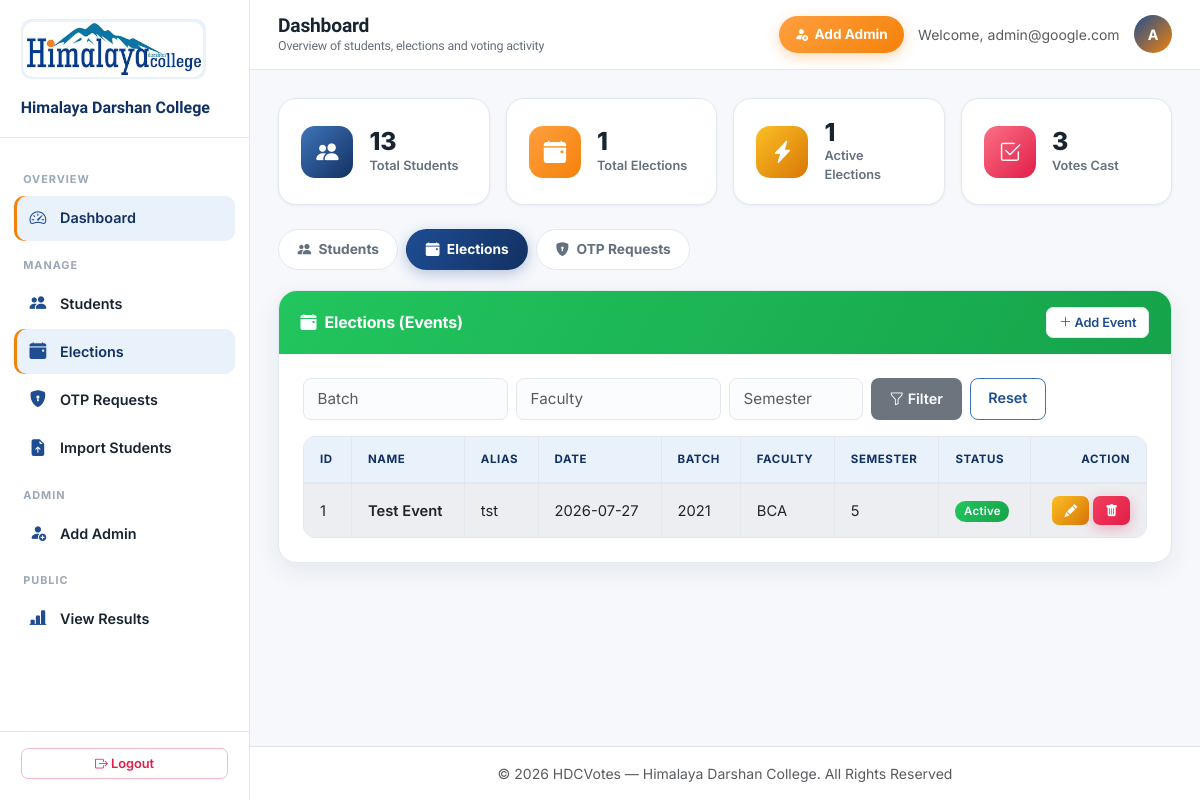
The app's page /Admin/home.php?section=events (signed in) with its own data.
### tables this page shows
CREATE TABLE `election` (
  `election_id` int(11) NOT NULL,
  `election_name` varchar(100) NOT NULL,
  `alias` varchar(50) DEFAULT NULL,
  `election_date` date NOT NULL,
  `election_batch` varchar(20) NOT NULL,
  `election_faculty` varchar(50) NOT NULL,
  `election_semester` int(11) NOT NULL CHECK (`election_semester` between 1 and 8),
  `election_status` varchar(20) DEFAULT 'upcoming'
);

### Admin/events.php (the view, shortened to what this page needs)
<?php
require_once '../Database/db_connect.php';
$batch = $_GET['batch'] ?? '';
$faculty = $_GET['faculty'] ?? '';
$semester = $_GET['semester'] ?? '';
$sql = "SELECT * FROM election WHERE 1=1";
$result = $conn->query($sql);
function statusBadge($status) {
    $map = ['active' => 'success', 'upcoming' => 'warning', 'closed' => 'secondary'];
    $cls = $map[$status] ?? 'secondary';
    return "<span class=\"badge bg-$cls\">" . ucfirst(htmlspecialchars($status)) . "</span>";
}
?>
<div class="card shadow">
    <div class="card-header bg-success text-white d-flex justify-content-between align-items-center flex-wrap gap-2">
        <span><i class="bi bi-calendar-event-fill me-2"></i>Elections (Events)</span>
        <a href="add_event.php" class="btn btn-sm btn-light"><i class="bi bi-plus-lg"></i> Add Event</a>
    </div>
    <div class="card-body">
        <form method="GET" action="home.php" class="row g-2 mb-3">
            <div class="col-md-3"><input type="text" name="batch" class="form-control" placeholder="Batch" value="<?= htmlspecialchars($batch) ?>"></div>
            <div class="col-md-3"><input type="text" name="faculty" class="form-control" placeholder="Faculty" value="<?= htmlspecialchars($faculty) ?>"></div>
            <div class="col-md-2"><input type="number" name="semester" class="form-control" placeholder="Semester" value="<?= htmlspecialchars($semester) ?>"></div>
            <div class="col-md-4 d-flex gap-2">
                <button type="submit" class="btn btn-secondary"><i class="bi bi-funnel"></i> Filter</button>
                <a href="home.php?section=events" class="btn btn-outline-secondary">Reset</a>
            </div>
        </form>
        <div class="table-responsive">
        <table class="table table-bordered table-striped table-hover align-middle">
            <thead><tr><th>ID</th><th>Name</th><th>Alias</th><th>Date</th><th>Batch</th><th>Faculty</th><th>Semester</th><th>Status</th><th class="text-end">Action</th></tr></thead>
            <tbody>
            <?php if ($result && $result->num_rows > 0): ?>
                <?php while($row = $result->fetch_assoc()): ?>
                <tr>
                    <td><?= $row['election_id'] ?></td>
                    <td class="fw-semibold"><?= htmlspecialchars($row['election_name']) ?></td>
                    <td><?= htmlspecialchars($row['alias']) ?></td>
                    <td><?= htmlspecialchars($row['election_date']) ?></td>
                    <td><?= htmlspecialchars($row['election_batch']) ?></td>
                    <td><?= htmlspecialchars($row['election_faculty']) ?></td>
                    <td><?= $row['election_semester'] ?></td>
                    <td><?= statusBadge($row['election_status']) ?></td>
                    <td class="text-end">
                        <div class="d-flex gap-1 justify-content-end flex-wrap">
                            <a href="edit_event.php?id=<?= $row['election_id'] ?>" class="btn btn-sm btn-warning" title="Edit"><i class="bi bi-pencil-fill"></i></a>
                            <a href="delete_event.php?id=<?= $row['election_id'] ?>" class="btn btn-sm btn-danger" title="Delete" onclick="return confirm('Delete this election?')"><i class="bi bi-trash-fill"></i></a>
                        </div>
                    </td>
                </tr>
                <?php endwhile; ?>
            <?php else: ?>
                <tr><td colspan="9" class="text-center text-muted py-4"><i class="bi bi-inbox display-6 d-block mb-2"></i>No elections found.</td></tr>
            <?php endif; ?>
            </tbody>
        </table>
        </div>
    </div>
</div>

### assets/css/custom.css (style rules this page uses)
:root { --primary:#ffffff; --primary-tint:#f6f8fc; --primary-shade:#eef1f6; --secondary:#1e4d92; --secondary-dark:#123163; --secondary-light:#3f74b8; --secondary-soft:#e9f1fb; --tertiary:#f4820a; --tertiary-dark:#c96600; --tertiary-light:#ff9f3f; --tertiary-soft:#fff1e0; --success:#16a34a; --danger:#e11d48; --warning:#d97706; --primary-brand:var(--secondary); --primary-dark:var(--secondary-dark); --primary-light:var(--secondary-light); --accent:var(--tertiary); --ink:#182531; --muted:#63707d; --border:#e3e8f0; --bg:var(--primary-tint); --card:var(--primary); --sidebar-from:#ffffff; --sidebar-to:#ffffff; --radius-lg:18px; --radius-md:12px; --radius-sm:8px; --shadow-sm:0 1px 3px rgba(24,37,49,0.06); --shadow-md:0 8px 24px rgba(24,37,49,0.08); --shadow-lg:0 20px 50px rgba(24,37,49,0.16); }
* { box-sizing:border-box; }
html, body { background:var(--bg); color:var(--ink); font-family:'Inter','Plus Jakarta Sans',-apple-system,BlinkMacSystemFont,sans-serif; -webkit-font-smoothing:antialiased; }
a { color:var(--secondary); text-decoration:none; }
.btn { border-radius:var(--radius-sm); font-weight:600; font-size:0.9rem; padding:0.5rem 1.1rem; transition:all .18s ease; border:1px solid transparent; }
.btn-sm { border-radius:7px; padding:0.32rem 0.75rem; font-size:0.8rem; }
.btn-danger { background:linear-gradient(135deg,#f43f5e,var(--danger)); border:none; box-shadow:0 4px 14px rgba(225,29,72,0.3); }
.btn-warning { background:linear-gradient(135deg,#fbbf24,var(--warning)); border:none; color:#fff; }
.btn-secondary, .btn-outline-secondary { border-radius:var(--radius-sm); }
.btn-outline-secondary { color:var(--secondary); border-color:var(--secondary-light); }
.btn-light { background:#fff; color:var(--secondary); border:1px solid var(--border); }
.card { border:1px solid var(--border); border-radius:var(--radius-lg); box-shadow:var(--shadow-sm); background:var(--card); }
.card-header { border-radius:var(--radius-lg) var(--radius-lg) 0 0 !important; border-bottom:none; font-weight:700; padding:1rem 1.35rem; letter-spacing:-0.01em; }
.card-header.bg-success { background:linear-gradient(120deg,#22c55e,var(--success)) !important; }
.card-body { padding:1.5rem; }
.card.shadow { box-shadow:var(--shadow-md) !important; }
.form-control, .form-select { border-radius:var(--radius-sm); border:1.5px solid var(--border); padding:0.55rem 0.85rem; font-size:0.95rem; transition:all .15s ease; background:#fbfcfe; }
.table { margin-bottom:0; }
.table thead th { background:var(--secondary-soft); color:var(--secondary-dark); font-size:0.72rem; text-transform:uppercase; letter-spacing:.05em; font-weight:700; border-bottom:2px solid var(--border); padding:0.85rem 1rem; white-space:nowrap; }
.table td { padding:0.75rem 1rem; vertical-align:middle; border-color:var(--border); font-size:0.92rem; }
.table-striped>tbody>tr:nth-of-type(odd)>* { background-color:#fafbfe; }
.table-bordered { border-color:var(--border); }
.table-responsive { border-radius:var(--radius-md); }
.badge { font-weight:600; padding:0.4em 0.75em; border-radius:30px; font-size:0.72rem; letter-spacing:.02em; }
.bg-success { background:linear-gradient(120deg,#22c55e,var(--success)) !important; }

### records on screen
election: election_id "1", election_name "Test Event", alias "tst", election_date "2026-07-27", election_batch "2021", election_faculty "BCA", election_semester "5", election_status "Active"

### other values on screen
$pageTitle "Dashboard"
$pageSubtitle "Overview of students, elections and voting activity"
$adminEmail "admin@google.com"
$adminInitial "A"
$total_students "13"
$total_elections "1"
$active_elections "1"
$total_votes "3"
